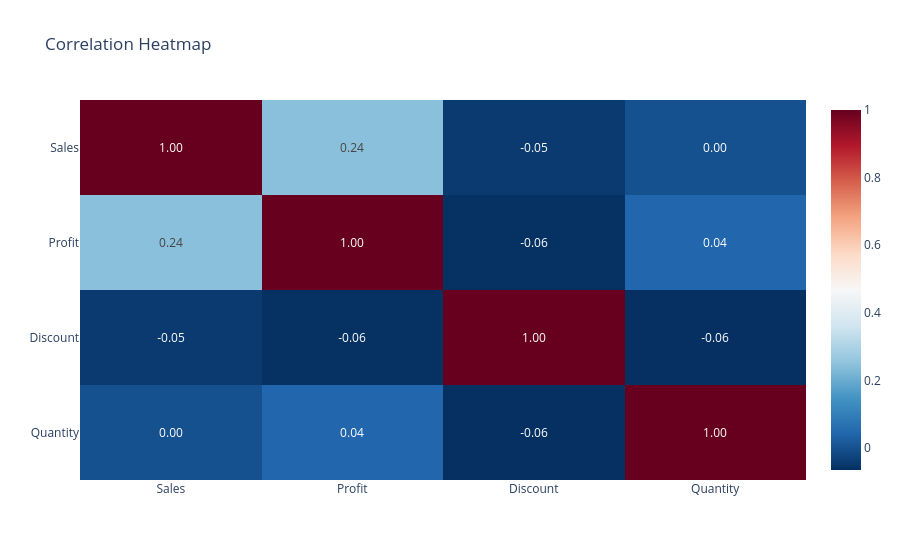

The code cell stored with this chart in its notebook:
### Markdown cell above
## 7. Interactive Heatmap

Heatmaps visualize matrices like correlation. Use `text_auto` to show values.

### Code cell
# Interactive Heatmap - Correlation Matrix
np.random.seed(42)
df = pd.DataFrame({
    'Sales': np.random.randint(100, 1000, 50),
    'Profit': np.random.randint(10, 200, 50),
    'Discount': np.random.uniform(0, 0.5, 50),
    'Quantity': np.random.randint(1, 50, 50)
})

corr_matrix = df.corr()

fig = px.imshow(corr_matrix,
                text_auto='.2f',
                title='Correlation Heatmap',
                color_continuous_scale='RdBu_r',
                aspect='auto')
fig.show()

### Figure 1 — Plotly figure (JSON) as saved in the notebook; plotly's stock layout.template omitted (floating-point values rounded to 4 significant figures)
{"data": [{"coloraxis": "coloraxis", "hovertemplate": "x: %{x}<br>y: %{y}<br>color: %{z}<extra></extra>", "name": "0", "texttemplate": "%{z:.2f}", "type": "heatmap", "x": ["Sales", "Profit", "Discount", "Quantity"], "xaxis": "x", "y": ["Sales", "Profit", "Discount", "Quantity"], "yaxis": "y", "z": [[1.0, 0.2438, -0.04523, 0.0005232], [0.2438, 1.0, -0.06168, 0.04447], [-0.04523, -0.06168, 1.0, -0.06488], [0.0005232, 0.04447, -0.06488, 1.0]]}], "layout": {"coloraxis": {"colorscale": [[0, "rgb(5,48,97)"], [0.1, "rgb(33,102,172)"], [0.2, "rgb(67,147,195)"], [0.3, "rgb(146,197,222)"], [0.4, "rgb(209,229,240)"], [0.5, "rgb(247,247,247)"], [0.6, "rgb(253,219,199)"], [0.7, "rgb(244,165,130)"], [0.8, "rgb(214,96,77)"], [0.9, "rgb(178,24,43)"], [1, "rgb(103,0,31)"]]}, "title": {"text": "Correlation Heatmap"}, "xaxis": {"anchor": "y", "domain": [0, 1]}, "yaxis": {"anchor": "x", "autorange": "reversed", "domain": [0, 1]}}}
